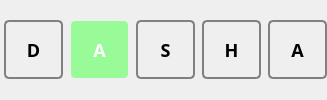
          <widget class="QWidget" name="howToPlayEx2" native="true">
           <property name="styleSheet">
            <string notr="true">QLabel {
	font-family: Yu Ghotic UI Semibold;
	font-weight: bold;
	font-size: 18px;
	min-height: 55;
	min-width: 55;
	max-height: 55;
	max-width: 55;
	border: 2px solid gray;
	border-radius: 5px;
}</string>
           </property>
           <layout class="QGridLayout" name="gridLayout_3">
            <property name="sizeConstraint">
             <enum>QLayout::SetDefaultConstraint</enum>
            </property>
            <property name="leftMargin">
             <number>4</number>
            </property>
            <property name="topMargin">
             <number>0</number>
            </property>
            <property name="rightMargin">
             <number>0</number>
            </property>
            <property name="bottomMargin">
             <number>0</number>
            </property>
            <property name="spacing">
             <number>7</number>
            </property>
            <item row="2" column="6">
             <widget class="QLabel" name="howToPlaylet5">
              <property name="palette">
               <palette>
                <active>
                 <colorrole role="WindowText">
                  <brush brushstyle="SolidPattern">
                   <color alpha="255">
                    <red>0</red>
                    <green>0</green>
                    <blue>0</blue>
                   </color>
                  </brush>
                 </colorrole>
                </active>
                <inactive>
                 <colorrole role="WindowText">
                  <brush brushstyle="SolidPattern">
                   <color alpha="255">
                    <red>0</red>
                    <green>0</green>
                    <blue>0</blue>
                   </color>
                  </brush>
                 </colorrole>
                </inactive>
                <disabled/>
               </palette>
              </property>
              <property name="text">
               <string>A</string>
              </property>
              <property name="alignment">
               <set>Qt::AlignCenter</set>
              </property>
             </widget>
            </item>
            <item row="2" column="3">
             <widget class="QLabel" name="howToPlaylet3">
              <property name="sizePolicy">
               <sizepolicy hsizetype="Preferred" vsizetype="Preferred">
                <horstretch>0</horstretch>
                <verstretch>0</verstretch>
               </sizepolicy>
              </property>
              <property name="palette">
               <palette>
                <active>
                 <colorrole role="WindowText">
                  <brush brushstyle="SolidPattern">
                   <color alpha="255">
                    <red>0</red>
                    <green>0</green>
                    <blue>0</blue>
                   </color>
                  </brush>
                 </colorrole>
                </active>
                <inactive>
                 <colorrole role="WindowText">
                  <brush brushstyle="SolidPattern">
                   <color alpha="255">
                    <red>0</red>
                    <green>0</green>
                    <blue>0</blue>
                   </color>
                  </brush>
                 </colorrole>
                </inactive>
                <disabled/>
               </palette>
              </property>
              <property name="text">
               <string>S</string>
              </property>
              <property name="alignment">
               <set>Qt::AlignCenter</set>
              </property>
             </widget>
            </item>
            <item row="2" column="2">
             <widget class="QLabel" name="howToPlaylet2">
              <property name="styleSheet">
               <string notr="true">background-color: #98fb98;
color: white;
border-style: hidden;</string>
              </property>
              <property name="text">
               <string>A</string>
              </property>
              <property name="alignment">
               <set>Qt::AlignCenter</set>
              </property>
             </widget>
            </item>
            <item row="2" column="1">
             <widget class="QLabel" name="howToPlaylet1">
              <property name="palette">
               <palette>
                <active>
                 <colorrole role="WindowText">
                  <brush brushstyle="SolidPattern">
                   <color alpha="255">
                    <red>0</red>
                    <green>0</green>
                    <blue>0</blue>
                   </color>
                  </brush>
                 </colorrole>
                </active>
                <inactive>
                 <colorrole role="WindowText">
                  <brush brushstyle="SolidPattern">
                   <color alpha="255">
                    <red>0</red>
                    <green>0</green>
                    <blue>0</blue>
                   </color>
                  </brush>
                 </colorrole>
                </inactive>
                <disabled/>
               </palette>
              </property>
              <property name="text">
               <string>D</string>
              </property>
              <property name="alignment">
               <set>Qt::AlignCenter</set>
              </property>
             </widget>
            </item>
            <item row="2" column="5">
             <widget class="QLabel" name="howToPlaylet4">
              <property name="palette">
               <palette>
                <active>
                 <colorrole role="WindowText">
                  <brush brushstyle="SolidPattern">
                   <color alpha="255">
                    <red>0</red>
                    <green>0</green>
                    <blue>0</blue>
                   </color>
                  </brush>
                 </colorrole>
                </active>
                <inactive>
                 <colorrole role="WindowText">
                  <brush brushstyle="SolidPattern">
                   <color alpha="255">
                    <red>0</red>
                    <green>0</green>
                    <blue>0</blue>
                   </color>
                  </brush>
                 </colorrole>
                </inactive>
                <disabled/>
               </palette>
              </property>
              <property name="text">
               <string>H</string>
              </property>
              <property name="alignment">
               <set>Qt::AlignCenter</set>
              </property>
             </widget>
            </item>
           </layout>
          </widget>
